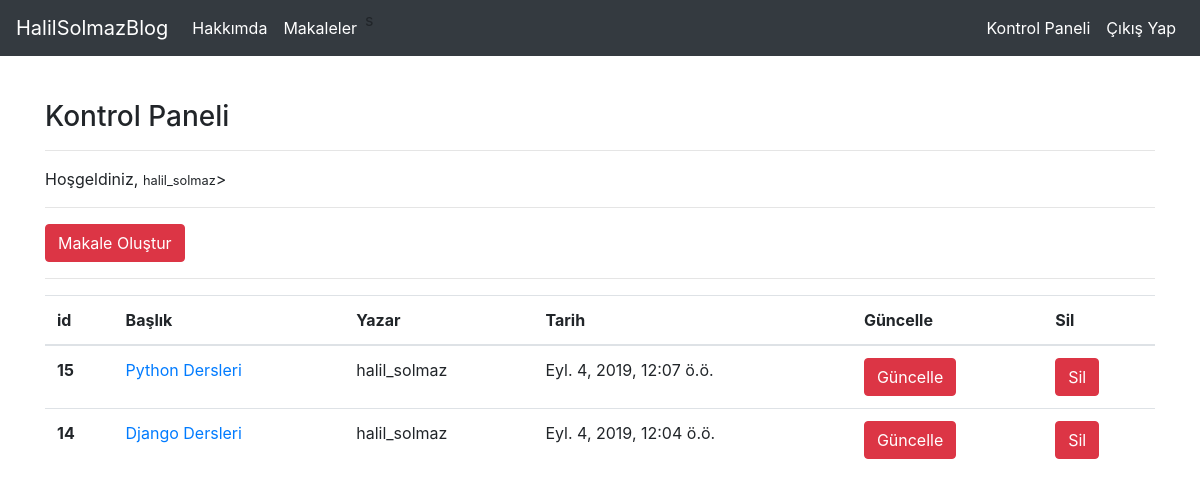
Screenshot of /articles/dashboard/ (signed in) with the database file from the repository.
### article/models.py (models this page shows, shortened)
class Article(models.Model):
    author=models.ForeignKey("auth.User",on_delete=models.CASCADE,verbose_name="Yazar")
    title = models.CharField(max_length=50, verbose_name= "Başlık")
    content = RichTextField()
    created_date = models.DateTimeField(auto_now_add=True,verbose_name="Oluşturulma Tarihi" )
    article_image = models.FileField(blank=True, null=True,verbose_name="Makaleye Fotoğraf Ekleyin")
    class Meta:
        ordering = ['-created_date']

### article/views.py (the view)
# urls.py: path('dashboard/',views.dashboard,name="dashboard"),
@login_required(login_url="user:login")
def dashboard(request):
    articles=Article.objects.filter(author=request.user)
    return render(request,"dashboard.html",{"articles":articles})

### templates/dashboard.html
{% extends "layout.html" %}
{% block body %}
<h3>Kontrol Paneli</h3>
<hr>
<p>
    Hoşgeldiniz, <small>{{request.user.username}}</small>>
</p>
<hr>
<a class ="btn btn-danger" href= "/articles/addarticle">Makale Oluştur</a>
<hr>
{% if articles %}
<table class="table">
        <thead>
          <tr>
            <th scope="col">id</th>
            <th scope="col">Başlık</th>
            <th scope="col">Yazar</th>
            <th scope="col">Tarih</th>
            <th scope="col">Güncelle</th>
            <th scope="col">Sil</th>
          </tr>
        </thead>
        <tbody>
            {% for article in articles  %}
            <tr>
                <th scope="row">{{article.id}}</th>
                <td><a href="/articles/article/{{article.id}}">{{article.title}}</a></td>
                <td>{{article.author.username}}</td>
                <td>{{article.created_date}}</td>
                <td><a href="/articles/update/{{article.id}}" class="btn btn-danger">Güncelle</a></td>
                <td><a href="/articles/delete/{{article.id}}" class="btn btn-danger">Sil</a></td>
            </tr>
            {% endfor %}
        </tbody>
      </table>
{% else %}
<div class="alert alert-danger">
Henüz bir makaleniz bulunmamaktadır
</div>
{% endif %}
{% endblock body %}

### rows the page displays
Article: id "15", title "Python Dersleri", author.username "halil_solmaz", created_date "Eyl. 4, 2019, 12:07 ö.ö."
Article: id "14", title "Django Dersleri", author.username "halil_solmaz", created_date "Eyl. 4, 2019, 12:04 ö.ö."

### other values shown
{{ request.user.username }} "halil_solmaz"
